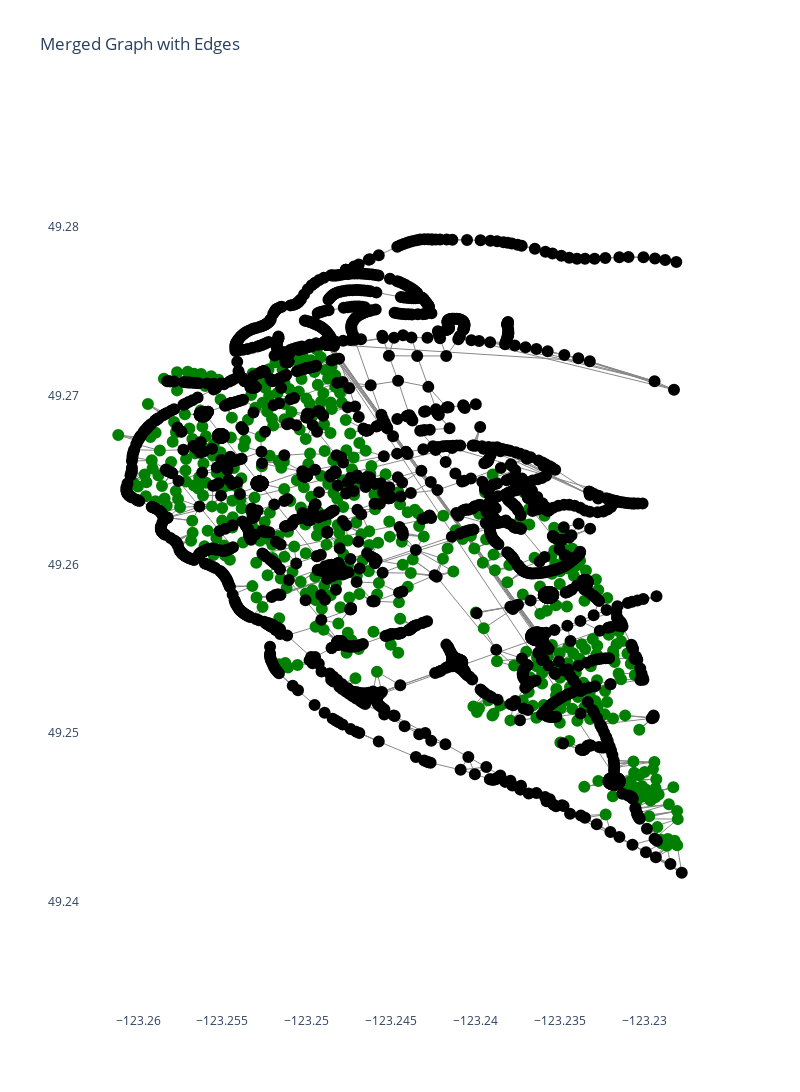

The notebook cell this image was saved under:
### Code cell
import networkx as nx
from geopy.distance import geodesic
from joblib import Parallel, delayed

# Initialize the merged graph
merged_G = nx.Graph()

# Add nodes with positions from both graphs
for node, data in building_G.nodes(data=True):
    merged_G.add_node(node, pos=data['pos'])

for node, data in roads_G.nodes(data=True):
    merged_G.add_node(node, pos=data['pos'])

# Helper function to calculate distance
def calculate_distance(pos1, pos2):
    pos1 = (pos1[1], pos1[0])
    pos2 = (pos2[1], pos2[0])
    return geodesic(pos1, pos2).meters

# Identify building and road nodes
buildings = {node for node in merged_G.nodes() if len(node) <= 6}
roads = {node for node in merged_G.nodes() if len(node) > 6}

NUM_CLOSEST_NODES = 3

# Function to find the NUM_CLOSEST_NODES closest roads for a given building
def closest_roads_for_building(building):
    building_coord = merged_G.nodes[building]['pos']
    distances = [
        (building, road, calculate_distance(building_coord, merged_G.nodes[road]['pos']))
        for road in roads
    ]
    distances.sort(key=lambda x: x[2])
    return distances[:NUM_CLOSEST_NODES]

# Parallelize calculating distances from buildings to roads
building_edges = Parallel(n_jobs=-1)(delayed(closest_roads_for_building)(building) for building in buildings)

# Add edges to the graph for buildings
for edges in building_edges:
    for building, road, distance in edges:
        merged_G.add_edge(building, road, weight=distance)

# Function to find the NUM_CLOSEST_NODES closest nodes for a given road
def closest_nodes_for_road(road1):
    road1_coord = merged_G.nodes[road1]['pos']
    distances = [
        (road1, node, calculate_distance(road1_coord, merged_G.nodes[node]['pos']))
        for node in merged_G.nodes() if node != road1
    ]
    distances.sort(key=lambda x: x[2])
    return distances[:NUM_CLOSEST_NODES]

# Parallelize calculating distances from roads to all other nodes
road_edges = Parallel(n_jobs=-1)(delayed(closest_nodes_for_road)(road1) for road1 in roads)

# Add edges to the graph for roads
for edges in road_edges:
    for road1, node, distance in edges:
        merged_G.add_edge(road1, node, weight=distance)

# Add additional edges to connect neighboring points within roads
for road in roads:
    if "line" in road:  # Multiline string
        roadName = road.split("_line_")[0]
        lineNum = int(road.split("_line_")[1].split("_point_")[0])
        pointNum = int(road.split("_point_")[1])
        
        # Check for previous point
        if pointNum > 0:
            prev_point_label = f"{roadName}_line_{lineNum}_point_{pointNum - 1}"
            if prev_point_label in roads:  # Check existence
                weight = calculate_distance(
                    merged_G.nodes[road]['pos'], merged_G.nodes[prev_point_label]['pos']
                )
                merged_G.add_edge(road, prev_point_label, weight=weight)

        # Check for next point
        next_point_label = f"{roadName}_line_{lineNum}_point_{pointNum + 1}"
        if next_point_label in roads:  # Check existence
            weight = calculate_distance(
                merged_G.nodes[road]['pos'], merged_G.nodes[next_point_label]['pos']
            )
            merged_G.add_edge(road, next_point_label, weight=weight)
    
    else:  # Single line string
        roadName = road.split("_point_")[0]
        pointNum = int(road.split("_point_")[1])
        
        # Check for previous point
        if pointNum > 0:
            prev_point_label = f"{roadName}_point_{pointNum - 1}"
            if prev_point_label in roads:  # Check existence
                weight = calculate_distance(
                    merged_G.nodes[road]['pos'], merged_G.nodes[prev_point_label]['pos']
                )
                merged_G.add_edge(road, prev_point_label, weight=weight)

        # Check for next point
        next_point_label = f"{roadName}_point_{pointNum + 1}"
        if next_point_label in roads:  # Check existence
            weight = calculate_distance(
                merged_G.nodes[road]['pos'], merged_G.nodes[next_point_label]['pos']
            )
            merged_G.add_edge(road, next_point_label, weight=weight)

# Visualization part
combined_pos = nx.get_node_attributes(merged_G, 'pos')

node_x = [x for node, (x, y) in combined_pos.items()]
node_y = [y for node, (x, y) in combined_pos.items()]
node_text = [str(node) for node, (x, y) in combined_pos.items()]

# Extract edges to create edge traces
edge_x = []
edge_y = []
for edge in merged_G.edges(data=True):
    x0, y0 = combined_pos[edge[0]]
    x1, y1 = combined_pos[edge[1]]
    edge_x.extend([x0, x1, None])
    edge_y.extend([y0, y1, None])

node_trace = create_nodes(node_x, node_y, node_text)
edge_trace = create_edges(edge_x, edge_y)
merged_fig = create_fig(edge_trace, node_trace, name="Merged Graph with Edges", width=800, height=1200)

merged_fig.show()

### Figure 1 — Plotly figure (JSON) as saved in the notebook; plotly's stock layout.template omitted (floating-point values rounded to 4 significant figures; data arrays with more than 128 entries replaced by an {"elided": "..."} marker saying what was removed)
{"data": [{"hoverinfo": "none", "line": {"color": "#888", "width": 1}, "mode": "lines", "type": "scatter", "x": {"elided": "18546 float values"}, "y": {"elided": "18546 float values"}}, {"hoverinfo": "text", "marker": {"color": {"elided": "3010 str values"}, "line": {"color": {"elided": "3010 str values"}, "width": 2}, "size": 10}, "mode": "markers", "text": {"elided": "3010 str values"}, "textposition": "top center", "type": "scatter", "x": {"elided": "3010 float values"}, "y": {"elided": "3010 float values"}}], "layout": {"height": 1200, "showlegend": false, "title": {"text": "Merged Graph with Edges"}, "width": 800, "xaxis": {"scaleanchor": "y", "scaleratio": 1, "showgrid": false, "zeroline": false}, "yaxis": {"scaleanchor": "x", "scaleratio": 1, "showgrid": false, "zeroline": false}}}
